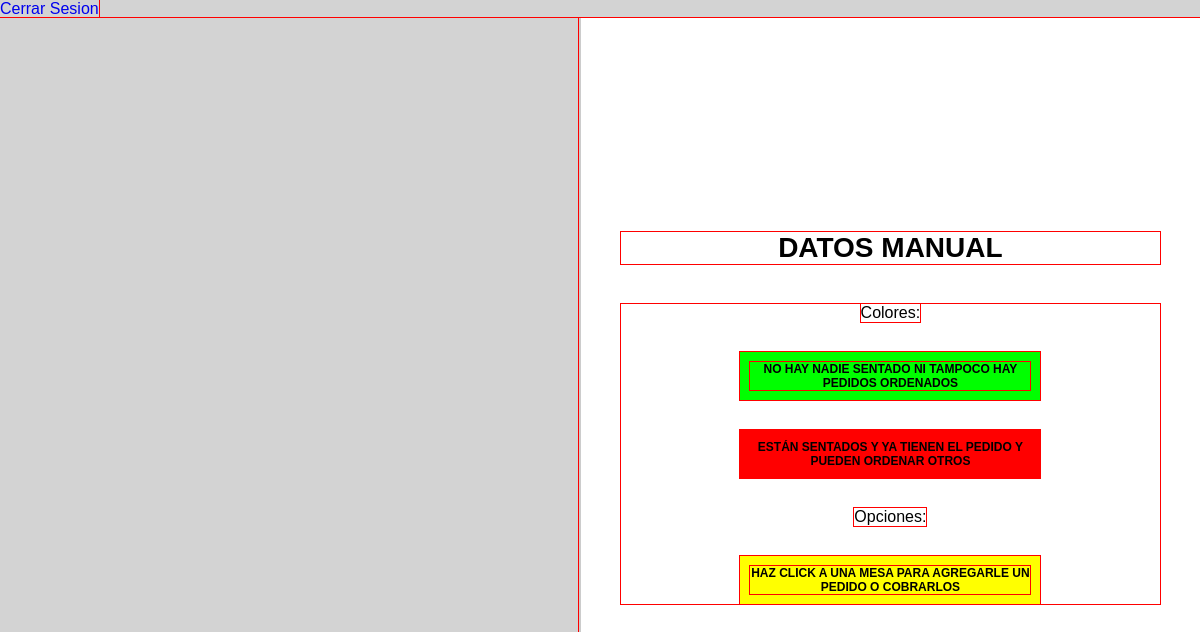
/server/php/vistas/mozo.php, run on an earlier commit of the app's database.
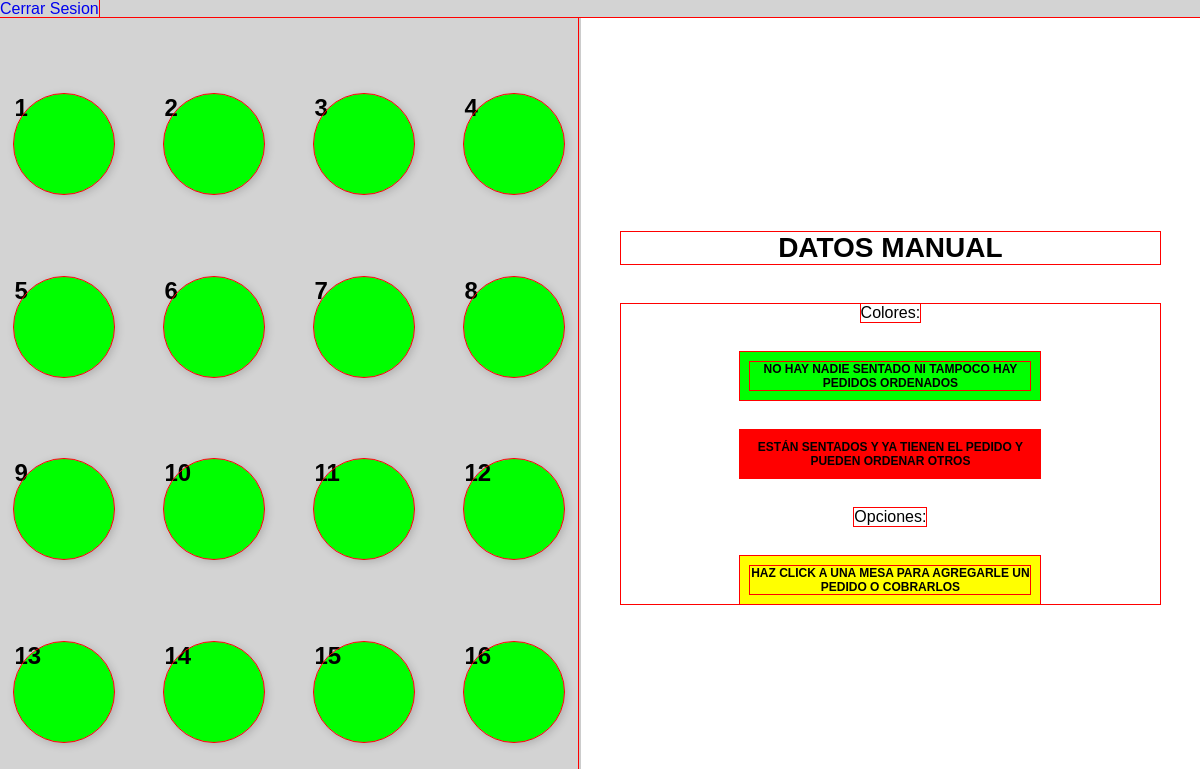
And on a later commit of the database.
### tables this page shows
CREATE TABLE `mesas` (
  `mesasID` int(11) NOT NULL,
  `nombre` varchar(50) NOT NULL,
  `estado` tinyint(1) UNSIGNED NOT NULL DEFAULT 1
);

### funciones.php (called while the page is built, shortened)
<?php
function conexion() {
    $pdo = new PDO('mysql:host=localhost;dbname=sistemas_operativos_clase_30_morphi;charset=utf8mb4', 'root', '', [
        PDO::ATTR_ERRMODE => PDO::ERRMODE_EXCEPTION,
        PDO::ATTR_DEFAULT_FETCH_MODE => PDO::FETCH_ASSOC,
    ]);
    return $pdo;
}
function ejecutar_consulta_sql($sql,$bindParam) {
    $pdo = conexion();
    $stmt = $pdo->prepare($sql);
    $stmt->execute($bindParam);
    if (str_contains($sql,"UPDATE") || str_contains($sql,"DELETE")) {
        return $stmt->rowCount() ?? null;
    }
    else {
        return $stmt->fetchAll() ?? null;
    }
}

### server/php/vistas/mozo.php (the view, shortened to what this page needs)
<?php
require_once __DIR__ . "/../../../funciones.php";
$mesas = ejecutar_consulta_sql("SELECT * FROM mesas ",null) ?? null;
$mesa_actual = null;
?>
<!DOCTYPE html>
<html lang="es">
<head>
    <link rel="stylesheet" href="css/global/selector-universal.css">
    <link rel="stylesheet" href="css/pages/mozo/variables.css">
    <link rel="stylesheet" href="css/pages/mozo/formulario.css">
    <link rel="stylesheet" href="css/pages/mozo/layout.css">
    <link rel="stylesheet" href="css/pages/mozo/mesas.css">
    <link rel="stylesheet" href="css/pages/mozo/panel.css">
</head>
<body>
    <a href="server/php/iniciar-sesion/cerrar-sesion.php">Cerrar Sesion</a>
    <main class="contenedor-principal">
        <section class="area-mesas" id="area-mesas">
            <?php if (isset($mesas)) :
                foreach ($mesas as $mesa_actual_foreach) :
                    switch ($mesa_actual_foreach["estado"]) {
                        default:
                            $clase = "mesa-verde";
                        break;
                    }
             ?>
                <a class="mesa <?php echo $clase ?>" href="index.php?vista=MOZO&mesa=<?php echo $mesa_actual_foreach["mesasID"] ?>"><?php echo $mesa_actual_foreach["mesasID"] ?></a>
            <?php
                endforeach;
            endif;
            ?>
        </section>
        <aside class="panel-datos">
            <header class="panel-header">
                <h2>Datos
                <?php
                if (isset($mesa_actual)) {
                    echo " de la mesa " . $mesa_actual["mesasID"];
                }
                else {
                    echo " MANUAL";
                }
                ?>
            </h2>
            </header>
            <?php if (!isset($mesa_actual)) : ?>
            <div class="panel-manual" id="panel-manual">
                <p>Colores:</p>
                <div class="leyenda leyenda-verde">
                    <p>NO HAY NADIE SENTADO NI TAMPOCO HAY PEDIDOS ORDENADOS</p>
                </div>
                <div class="leyenda leyenda-roja">
                    <p>ESTÁN SENTADOS Y YA TIENEN EL PEDIDO Y PUEDEN ORDENAR OTROS</p>
                </div>
                <p>Opciones:</p>
                <div class="leyenda leyenda-amarilla">
                    <p>HAZ CLICK A UNA MESA PARA AGREGARLE UN PEDIDO O COBRARLOS</p>
                </div>
            </div>
            <?php endif ; ?>
        </aside>
    </main>
</body>
</html>

### css/global/selector-universal.css (style rules this page uses)
* { padding: 0; margin: 0; box-sizing: border-box; outline: red 1px solid !important; text-decoration: none; }

### css/pages/mozo/variables.css (style rules this page uses)
:root { --color-verde: #00ff00; --color-amarillo: #ffff00; --color-rojo: #ff0000; --fondo-pagina: #d3d3d3; --fondo-panel: #ffffff; --texto-principal: #000000; }

### css/pages/mozo/layout.css (style rules this page uses)
body { height: 100%; min-height: 100vh; background-color: var(--fondo-pagina); font-family: Arial, sans-serif; }
.contenedor-principal { width: 100%; min-height: 100vh; display: flex; justify-content: center; align-items: stretch; flex-wrap: nowrap; }
.panel-datos { padding: 40px; width: 100%; border-left: 2px solid #ccc; background-color: var(--fondo-panel); display: flex; justify-content: center; flex-direction: column; }

### css/pages/mozo/mesas.css (style rules this page uses)
.area-mesas { gap: 50px; padding: 60px 0px 60px 0px; width: 100%; display: flex; justify-content: center; align-items: center; flex-wrap: wrap; }
.mesa { width: 100px; height: 100px; border-radius: 50%; font-size: 24px; box-shadow: 2px 2px 10px rgba(0,0,0,0.2); border: none; font-weight: bold; color: var(--texto-principal); cursor: pointer; transition: transform 0.2s, box-shadow 0.2s; }
.mesa-verde { background-color: var(--color-verde); }

### css/pages/mozo/panel.css (style rules this page uses)
.panel-header { margin-bottom: 40px; text-align: center; }
.panel-header h2 { font-size: 28px; text-transform: uppercase; }
.panel-manual { gap: 30px; display: flex; flex-direction: column; align-items: center; }
.leyenda { width: 100%; max-width: 300px; padding: 10px; font-size: 12px; display: flex; align-items: center; font-weight: bold; text-align: center; color: #000; }
.leyenda-verde { background-color: var(--color-verde); }
.leyenda-amarilla { background-color: var(--color-amarillo); }
.leyenda-roja { background-color: var(--color-rojo); }

What changed in the data, as far as the page shows it:
added mesas: mesasID "1"
added mesas: mesasID "2"
added mesas: mesasID "3"
added mesas: mesasID "4"
added mesas: mesasID "5"
added mesas: mesasID "6"
added mesas: mesasID "7"
added mesas: mesasID "8"
added mesas: mesasID "9"
added mesas: mesasID "10"
added mesas: mesasID "11"
added mesas: mesasID "12"
added mesas: mesasID "13"
added mesas: mesasID "14"
added mesas: mesasID "15"
added mesas: mesasID "16"
